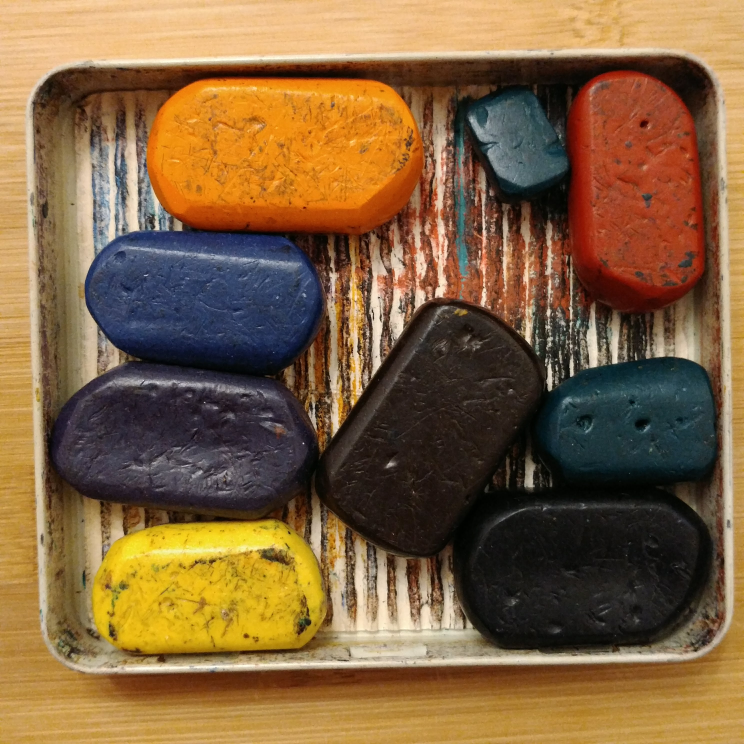
#> input picture Pillow/test1.jpg, 2976 x 2976 px (shown at 1/4 size)
$ jupyter execute dhash_hamming.ipynb   (older library calls are emulated)
#> lines starting #> are read from the running program, lines starting #| are printed output that depends on the picture
All credits for these algorithms go to:
https://blog.iconfinder.com/detecting-duplicate-images-using-python-cb240b05a3b6
http://www.hackerfactor.com/blog/index.php?/archives/529-Kind-of-Like-That.html
https://en.wikipedia.org/wiki/Hamming_distance#Algorithm_example

[cell 1]
def dhash(image, hash_size = 16):
    # Grayscale and shrink the image in one step.
    image = image.convert('L').resize((hash_size + 1, hash_size), Image.ANTIALIAS, )

    pixels = list(image.getdata())

    # Compare adjacent pixels.
    difference = []
    for row in range(hash_size):
        for col in range(hash_size):
            pixel_left = image.getpixel((col, row))
            pixel_right = image.getpixel((col + 1, row))
            difference.append(pixel_left > pixel_right)

    # Convert the binary array to a hexadecimal string.
    decimal_value = 0
    hex_string = []
    for index, value in enumerate(difference):
        if value:
            decimal_value += 2**(index % 8)
        if (index % 8) == 7:
            hex_string.append(hex(decimal_value)[2:].rjust(2, '0'))
            decimal_value = 0

    return ''.join(hex_string)

[cell 2]
def hamming_distance(s1, s2):
    """Return the Hamming distance between equal-length sequences"""
    if len(s1) != len(s2):
        raise ValueError("Undefined for sequences of unequal length")
    return sum(el1 != el2 for el1, el2 in zip(s1, s2))

[cell 3]
import os
from PIL import Image
test1 = Image.open('test1.jpg')
#> test1 is the input picture: PIL image 2976x2976 RGB; mean R, G, B 129.4, 98.6, 63.1
test2 = Image.open('test2.jpg')
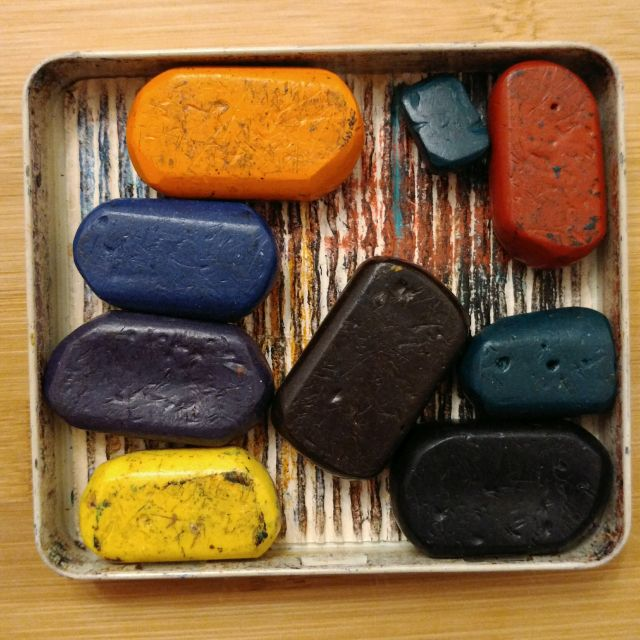
#> input picture Pillow/test2.jpg, 640 x 640 px
#> test2 is the input picture: PIL image 640x640 RGB; mean R, G, B 129.3, 98.6, 63
test3 = Image.open('test3.jpg')
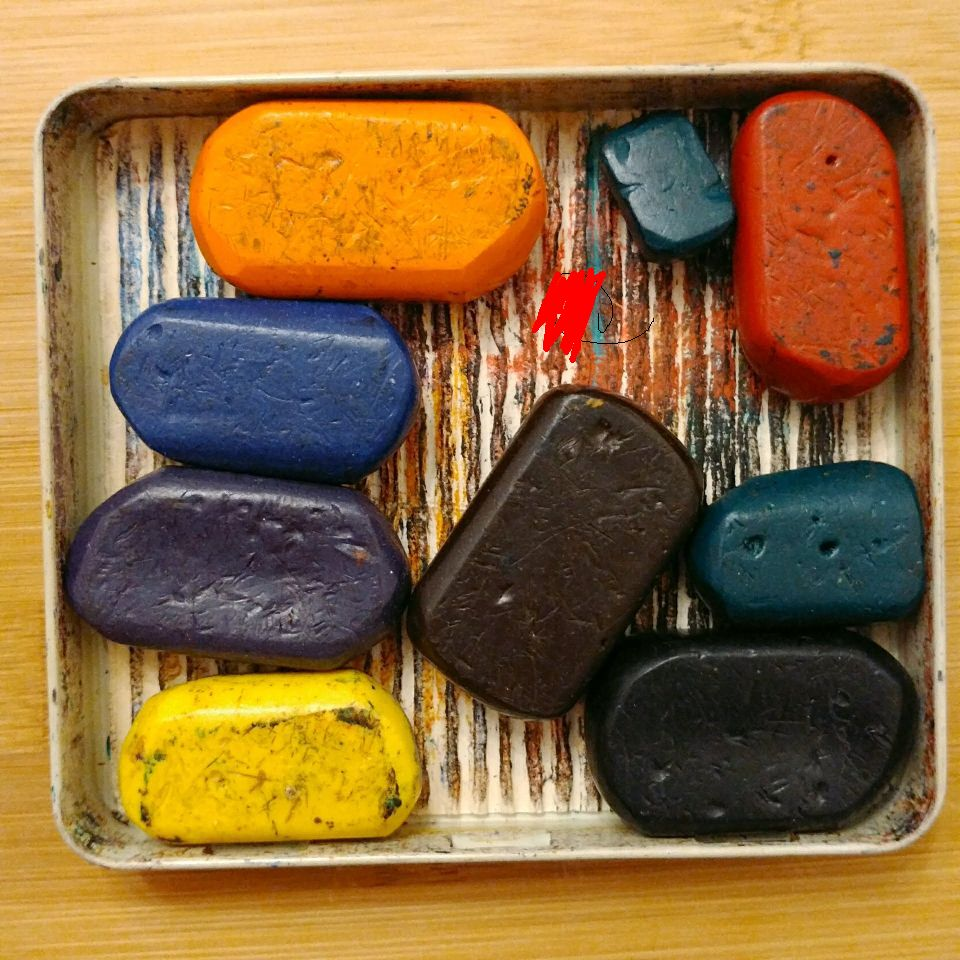
#> input picture Pillow/test3.jpg, 960 x 960 px
#> test3 is the input picture: PIL image 960x960 RGB; mean R, G, B 142, 106.7, 61.1
test4 = Image.open('test4.jpg')
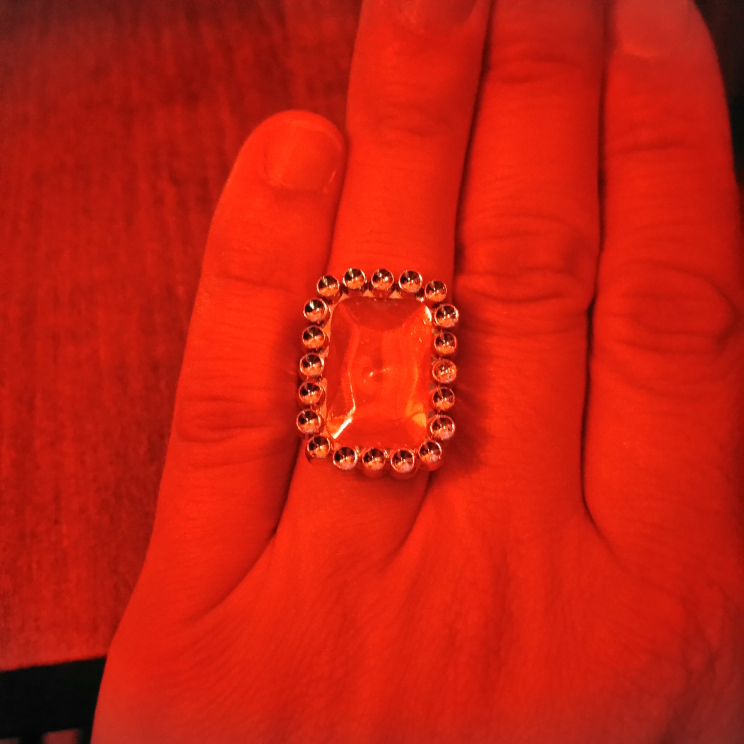
#> input picture Pillow/test4.jpg, 2976 x 2976 px (shown at 1/4 size)
#> test4 is the input picture: PIL image 2976x2976 RGB; mean R, G, B 197.2, 30.7, 14.9

print(int(round(os.path.getsize('test1.jpg')/1024)), "KB")

[cell 4]
dash1 = dhash(test1)
#> in dhash, `image = image.convert('L').resize((hash_size + 1, hash_size), Image.AN..`:
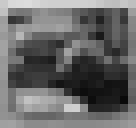
#> image: PIL image 17x16 L (shown 8 times larger); min 10, max 219, mean 103.4
#> in dhash, `pixels = list(image.getdata())`: pixels = 272 values, max 219 at index 3, min 10 at index 219, mean 103.4
#> after the loop in dhash, `for row in range(hash_size):`: difference = 256 items, first 6: False, False, False, True, True, True
#> the loop in dhash, `for index, value in enumerate(difference):` made 256 passes
#> value on passes 4, 5, 6, 8, 11, 12, 13, 14, 16, 17, 18, 22: True, True, True, False, True, True, True, True, True, True, True, True
#> after the loop in dhash, `for index, value in enumerate(difference):`: hex_string = 32 items, first 6: '38', 'bc', 'e3', '4f', '41', '4b'
dash2 = dhash(test2)
#> the loop in dhash (call 2), `for index, value in enumerate(difference):` made 256 passes
dash3 = dhash(test3)
dash4 = dhash(test4)
#> call 4 of dhash, with hash_size = 16
#> in dhash (call 4), `image = image.convert('L').resize((hash_size + 1, hash_size), Image.AN..`:
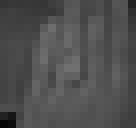
#> image: PIL image 17x16 L (shown 8 times larger); min 5, max 112, mean 78.8
#> in dhash (call 4), `pixels = list(image.getdata())`: pixels = 272 values, max 112 at index 144, min 5 at index 255, mean 78.76
#> after the loop in dhash (call 4), `for row in range(hash_size):`: difference = 256 items, first 6: False, True, False, True, True, False
#> the loop in dhash (call 4), `for index, value in enumerate(difference):` made 256 passes
#> value on passes 2, 4, 5, 8, 10, 13, 15, 16, 18, 19, 20, 22: True, True, True, False, True, True, True, True, True, True, True, True
#> after the loop in dhash (call 4), `for index, value in enumerate(difference):`: hex_string = 32 items, first 6: '1a', 'd2', '2e', '92', '42', '93'
print(dash1)
#| 38bce34f414b954fbd4c7f5e273337238f65e34d7312e1437947690e2f0fc601
print(dash2)
#| 38bce34f414bb54fbd4c7f5e273337238f65f3457312e1437947690e2f0fc601
print(dash3)
#| 38bce34f414b954fbd4d7f5a273337239f65f34d7312e5437947690e2f0fc603
print(dash4)
#| 1ad22e924293499b64db64dba4da24da26daa2dab2d992dcd2f44af729f72871

[cell 5]
dis12 = hamming_distance(dash1, dash2)
#> dis12 = 3
dis13 = hamming_distance(dash1, dash3)
#> dis13 = 6
dis23 = hamming_distance(dash2, dash3)
#> dis23 = 7
dis24 = hamming_distance(dash2, dash4)
#> dis24 = 61
print(dis12)
#| 3
print(dis13)
#| 6
print(dis23)
#| 7
print(dis24)
#| 61
